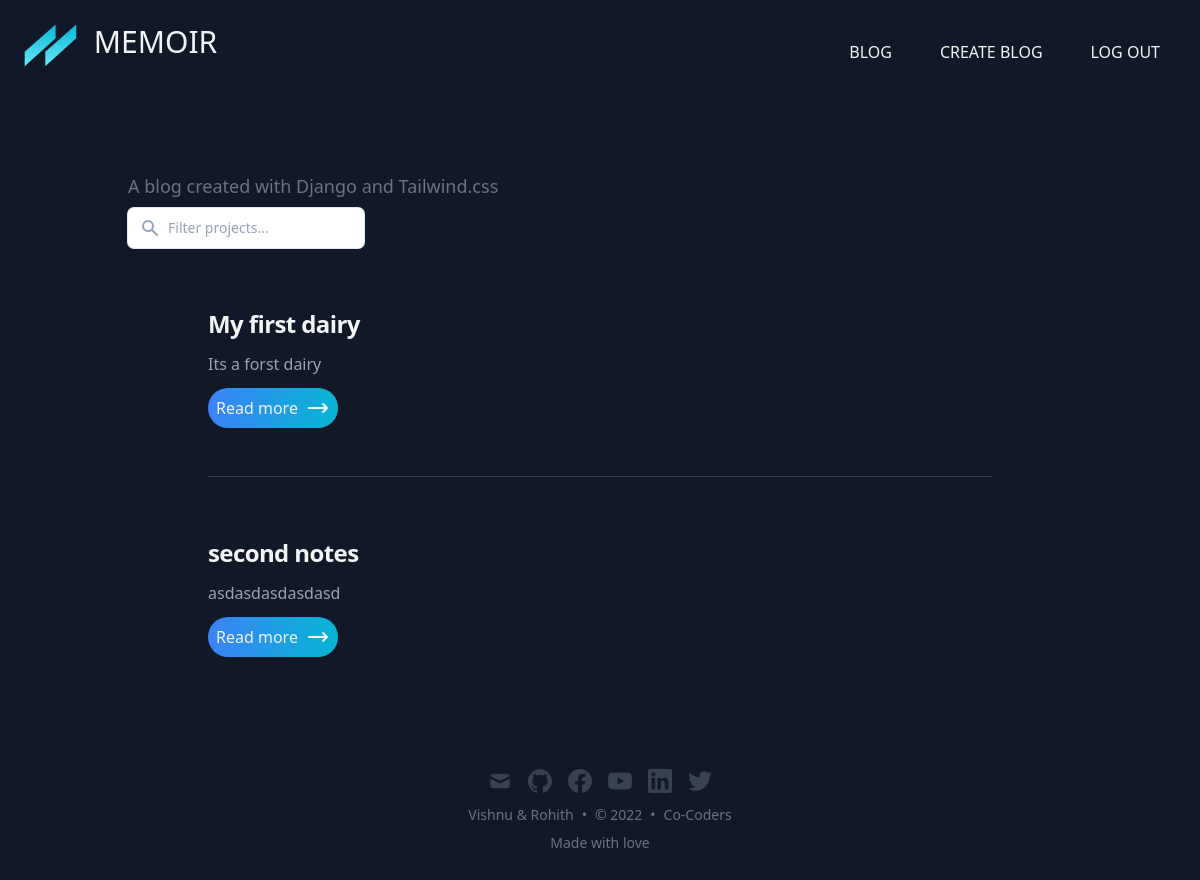
The page /blog/ (signed in) on the database as committed earlier.
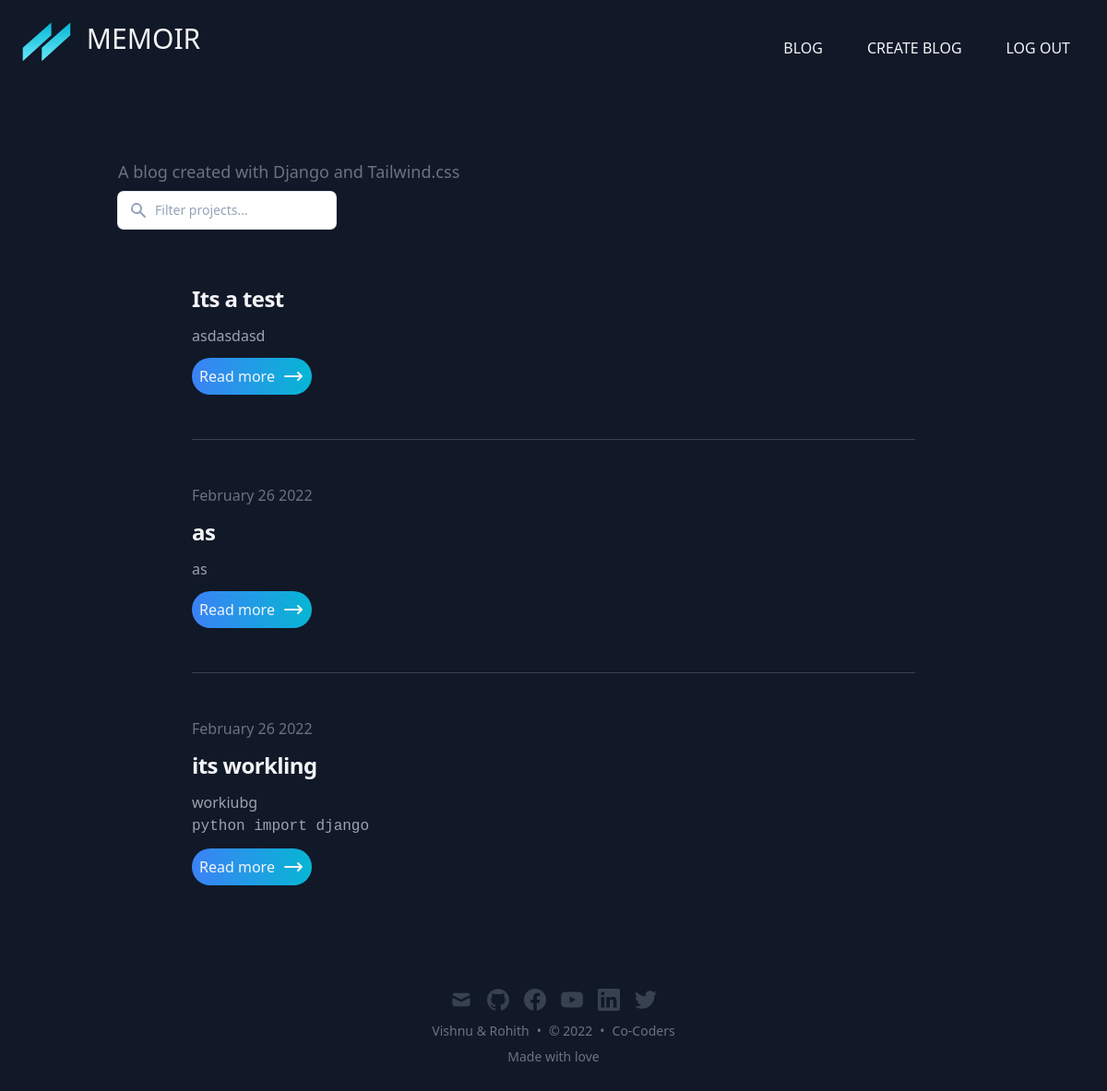
The same page on the database as committed later.
### core/models.py (models this page shows, shortened)
class Notes(models.Model):
    title = models.CharField(max_length=255)
    slug = models.SlugField()
    description = models.TextField()
    date_created = models.DateTimeField(default=timezone.now)
    updated_at = models.DateTimeField(auto_now=True)
    user = models.ForeignKey(User, on_delete=models.CASCADE)
    date = models.CharField(max_length=255, blank=True)
    class Meta:
        ordering = ('-date_created'),

### core/views.py (the view)
# urls.py: path('blog/', blog, name='blog'),
@login_required
def blog(request):
    posts = Notes.objects.filter(user=request.user).order_by('id')
    page = request.GET.get('page', 1)
    paginator = Paginator(posts, 4)
    try:
        obj = paginator.page(page)
    except PageNotAnInteger:
        obj = paginator.page(1)
    except EmptyPage:
        obj = paginator.page(paginator.num_pages)
    context = {
        'posts':obj
    }
    return render(request, 'blog.html', context)

### core/templatetags/blog_extras.py (called while the page is built)
@register.filter
def convert_markdown(value):
    return markdown.markdown(value)

### templates/blog.html (shortened to what this page needs)
{% extends 'base.html' %}
{% block content %}
<h1
  class="text-3xl font-bold leading-9 tracking-tight text-gray-900 dark:text-gray-100 sm:text-4xl sm:leading-10 md:text-6xl md:leading-14"
>
</h1>
<p class="text-lg my-2 leading-7 text-gray-500 dark:text-gray-400">
  A blog created with Django and Tailwind.css
</p>
<form class="group relative" method="POST" action="{% url 'core:search' %}">
  <input class="focus:ring-2 focus:ring-blue-500 focus:outline-none appearance-none w-full lg:w-1/4 text-sm leading-6 text-slate-900 placeholder-slate-400 rounded-md py-2 pl-10 ring-1 ring-slate-200 shadow-sm" type="text" aria-label="Filter projects" placeholder="Filter projects..." name="searched">
</form>
{% if posts %}
  {% include 'partials/post.html' %}
{% else %}
  {% include 'partials/404.html' %}
{% endif %}
  {% endblock content %}

### templates/partials/post.html (shortened to what this page needs)
{% load blog_extras %}
<ul class="divide-y divide-gray-700 w-full mx-auto md:px-20">
    {% for post in posts %}
      <li class="py-12">
      <article>
          <dl>
              <dd class="text-base font-medium leading-6 text-gray-500 text-gray-400">
                  <time datetime="2021-08-07T15:32:14.000Z">{{ post.date }}</time>
              </dd>
          </dl>
          <h2 class="text-2xl font-bold leading-8 tracking-tight my-3">
              <a class="text-gray-100" href="#">{{ post.title }}</a>
          </h2>
          <div class="prose max-w-none text-gray-400 my-3">{{ post.description|convert_markdown|safe }}</div>
          <a href="/blog/{{post.slug}}">
            <button class="text-gray-100 bg-gradient-to-r from-blue-500 to-cyan-500  rounded-full p-2 flex">Read more
              <span><svg xmlns="http://www.w3.org/2000/svg" class="h-6 w-6 ml-2" fill="none" viewBox="0 0 24 24" stroke="currentColor">
                  <path stroke-linecap="round" stroke-linejoin="round" stroke-width="2" d="M17 8l4 4m0 0l-4 4m4-4H3" />
                </svg></span>
          </button>
        </a>
      </article>
    </li>
    {% endfor %}
  </ul>

Rows that differ between the two databases and show on the page:
removed Notes: title "My first dairy", description|convert_markdown "Its a forst dairy"
removed Notes: title "second notes", description|convert_markdown "asdasdasdasdasd"
added Notes: title "Its a test", description|convert_markdown "asdasdasd"
added Notes: date "February 26 2022", title "as", description|convert_markdown "as"
added Notes: date "February 26 2022", title "its workling", description|convert_markdown "workiubg python import django"
